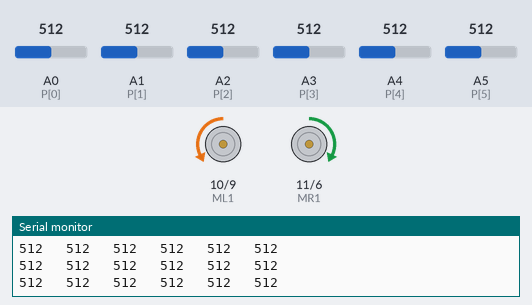
A sketch run on a simulated Arduino Uno, built with avr-gcc and run on an emulated ATmega328P. Parts: motor-driver pin pairs drawn as motors (green arrow = first pin HIGH = forward, orange = second pin HIGH = backward, longer = more drive), the last lines printed to the serial monitor. The test bench sets the inputs (shaded band); at power-on: A0 (P[0]) = 512, A1 (P[1]) = 512, A2 (P[2]) = 512, A3 (P[3]) = 512, A4 (P[4]) = 512, A5 (P[5]) = 512.

Above: at 0.8 s.
0.9 s: A0 (P[0]) set to 107
At 2.8 s:
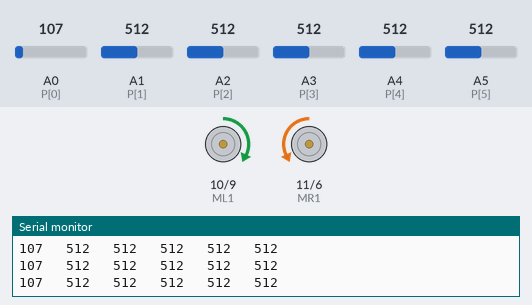
3.7 s: A0 (P[0]) set to 89
Timing chart, 0 to 10.8 s (numbered marks = the images above; inputs shaded):
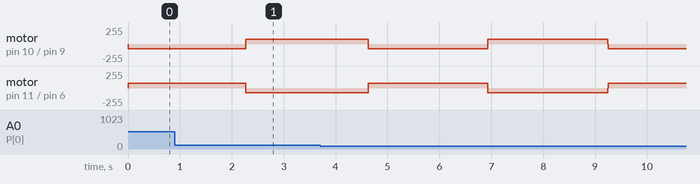

The sketch:

Calibrate4sensors.ino
```cpp
//Auto-Calibrate Routine

int P[] ={A0,A1,A2,A3,A4,A5};
#define MR1 11
#define MR2 6
#define ML1 10
#define ML2 9
 int Max[6],Min[6],avg[6],S[6],b[6],dv;

void setup() {
  Serial.begin(9600);
  pinMode(ML1, OUTPUT);
  pinMode(ML2, OUTPUT);
  pinMode(MR1, OUTPUT);
  pinMode(MR2, OUTPUT);
  calibrate();
  Align();
  for(int i=0;i<6;i++)
  {
  Serial.print(Max[i]);
  Serial.print("   ");
  Serial.print(Min[i]);
  Serial.println("   ");
  }
  delay(10000);
}

void loop() {
 for(int i =0;i<6;i++)
{
   S[i]=analogRead(P[i]);
   if(S[i]>=((Max[i]+Min[i])/2)) b[i]=1;
   else if(S[i]<((Max[i]+Min[i])/2)) b[i]=0;
}
  //if((b[0]||b[1]||b[2]||b[3]||b[4]||b[5])!=0)
  dv = (b[0]*10  + b[1]) - (b[4] + b[5]*10);
         if((b[0]&&b[1]&&b[4]&&b[5])==1) dv=7;
 else if(((b[0]||b[1]||b[4]||b[5])==0)||((b[0]&&b[1]&&b[4]&&b[5])==1)) dv=5;
 else if(b[2]==1&&b[3]==1 &&((b[1]&&b[4])==0)==1) dv=19;

  Serial.print(S[0]);
  Serial.print("   ");
    Serial.print(S[1]);
  Serial.print("   ");

  Serial.print(S[2]);
  Serial.print("   ");

  Serial.print(S[3]);
  Serial.print("   ");

  Serial.print(S[4]);
  Serial.print("   ");

  Serial.print(S[5]);
  Serial.print("   ");
  Serial.print("DEV : ");
  Serial.print(dv);
  Serial.println("   ");
  delay(1110);

}

 void calibrate()
 {
  int m1,m2;
   for(int i=0;i<6;i++)
   {
     Max[i] = Min[i] = analogRead(P[i]);
   }

   for(int g=0;g<2;g++)
   {
   for(int k=0;k<2;k++)
   {
     if(k==0)
     {
       m1=70;
       m2=0;
     }
     else if(k==1)
     {
       m1=0;
       m2=70;
     }
     for(int j=0;j<10;j++)
     {
       for(int L=0;L<6;L++)
       {
         S[L]=analogRead(P[L]);
     analogWrite(MR1,m1);
     analogWrite(MR2,m2);
     analogWrite(ML1,m2);
     analogWrite(ML2,m1);
     if(S[L]>Max[L]) Max[L]=S[L];
     if(S[L]<Min[L]) Min[L]=S[L];
      Serial.print(S[0]);
  Serial.print("   ");
    Serial.print(S[1]);
  Serial.print("   ");

  Serial.print(S[2]);
  Serial.print("   ");

  Serial.print(S[3]);
  Serial.print("   ");

  Serial.print(S[4]);
  Serial.print("   ");

  Serial.print(S[5]);
  Serial.println("   ");
     }
     analogWrite(MR1,0);
     analogWrite(MR2,0);
     analogWrite(ML1,0);
     analogWrite(ML2,0);

     }
   }
   }
 }
   void Align()
   {
     Serial.print("Aligning");
     int flag3=0;
   while(flag3!=1)
   {
   for(int i =0;i<6;i++)
   {
   S[i]=analogRead(P[i]);
   if(S[i]>=((Max[i]+Min[i])/2)) b[i]=1;
   else if(S[i]<((Max[i]+Min[i])/2)) b[i]=0;
   }

    dv = (b[0]*10  + b[1]) - (b[4] + b[5]*10);
      if(((b[0]||b[1]||b[4]||b[5])==0)) dv=5;
        else if((b[0]&&b[1]&&b[4]&&b[5])==1) dv=7;
  // Serial.print("   ");
   //Serial.println(dv);

     if(dv==10||dv==11)
     {
     flag3=1;
     //Serial.println("Exit While Loop");
     break;
     }
     else
     {
       //Serial.println("runnning");
       analogWrite(MR1,40);
     analogWrite(MR2,0);
     analogWrite(ML1,0);
     analogWrite(ML2,40);
     }
   }
   analogWrite(MR1,0);
     analogWrite(MR2,0);
     analogWrite(ML1,0);
     analogWrite(ML2,0);
   }
```
